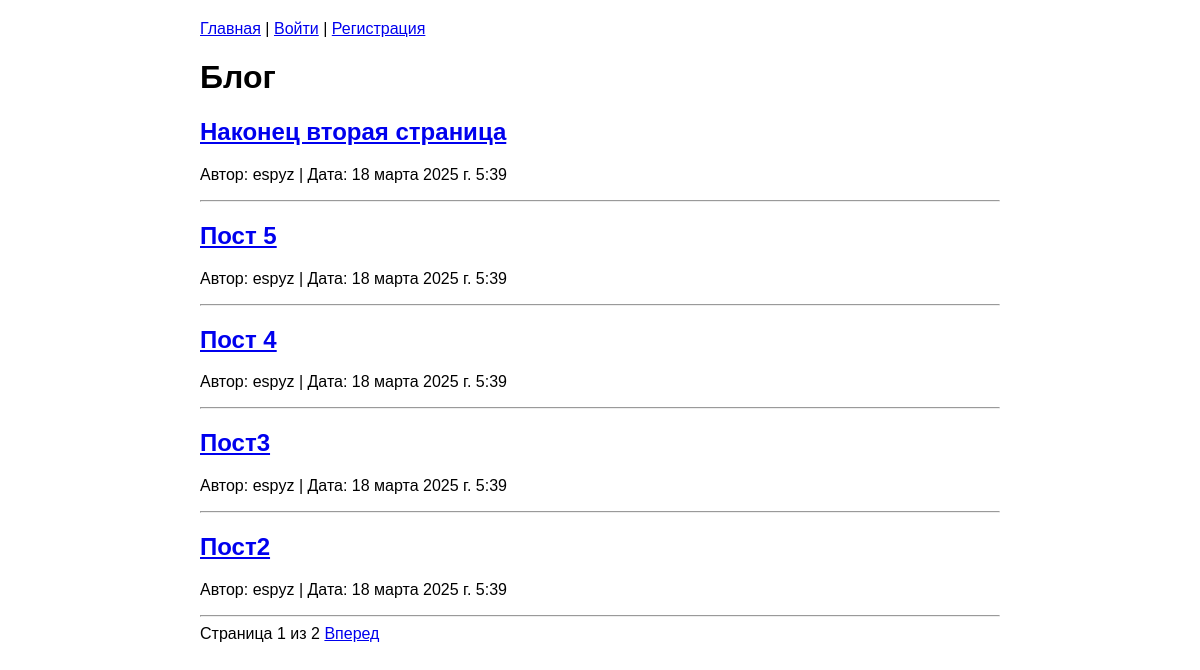
Before: / with the older database file.
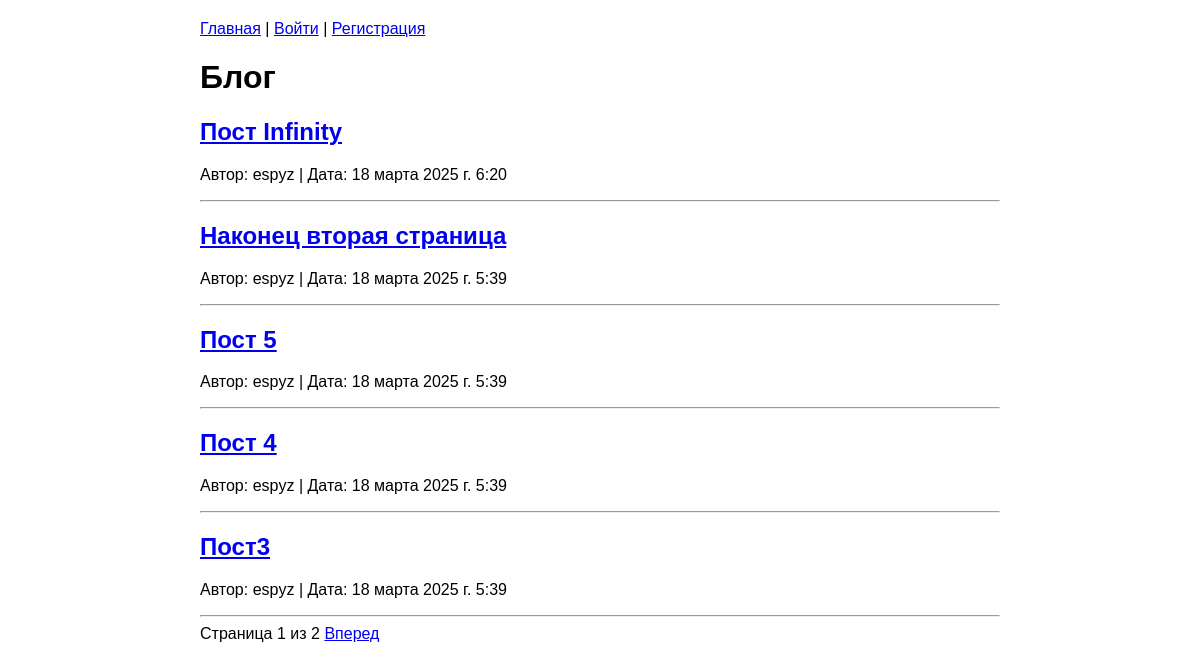
After: the same page with the newer database file.
### blog/models.py (models this page shows, shortened)
class Post(models.Model):
    title = models.CharField(max_length=200)
    content = models.TextField()
    created_at = models.DateTimeField(auto_now_add=True)
    updated_at = models.DateTimeField(auto_now=True)
    author = models.ForeignKey(User, on_delete=models.CASCADE)

### blog/views.py (the view)
# urls.py: path('', views.post_list, name='post_list'),
def post_list(request):
    posts = Post.objects.all().order_by('-created_at')
    paginator = Paginator(posts, 5)
    page_number = request.GET.get('page')
    page_obj = paginator.get_page(page_number)
    return render(request, 'blog/post_list.html', {'page_obj': page_obj})

### templates/blog/post_list.html (shortened to what this page needs)
{% extends 'base.html' %}
{% block content %}
    <h1>Блог</h1>
    {% for post in page_obj %}
        <div>
            <h2><a href="{% url 'post_detail' post.pk %}">{{ post.title }}</a></h2>
            <p>Автор: {{ post.author }} | Дата: {{ post.created_at }}</p>
        </div>
        <hr>
    {% empty %}
        <p>Статей пока нет</p>
    {% endfor %}
    <div class="pagination">
        <span>Страница {{ page_obj.number }} из {{ page_obj.paginator.num_pages }}</span>
        {% if page_obj.has_next %}
            <a href="?page={{ page_obj.next_page_number }}">Вперед</a>
        {% endif %}
    </div>
{% endblock %}

### templates/base.html (shortened to what this page needs)
<!DOCTYPE html>
<html lang="ru">
<head>
</head>
<body>
    <div class="container">
        <div class="nav">
            <a href="{% url 'post_list' %}">Главная</a>
            {% if user.is_authenticated %}
                | Привет, {{ user.username }}!
                <a href="{% url 'logout' %}">Выйти</a>
            {% else %}
                | <a href="{% url 'login' %}">Войти</a>
                | <a href="{% url 'register' %}">Регистрация</a>
            {% endif %}
        </div>
        {% block content %}{% endblock %}
    </div>
</body>
</html>

### templates/base.html (style rules this page uses)
body { font-family: Arial, sans-serif; margin: 0; padding: 20px; }
.container { max-width: 800px; margin: 0 auto; }
.nav { margin-bottom: 20px; }

Changed rows visible on the page:
no longer on this page (row unchanged): Post: title "Пост2", author "espyz", created_at "18 марта 2025 г. 5:39"
added Post: title "Пост Infinity", author "espyz", created_at "18 марта 2025 г. 6:20"
